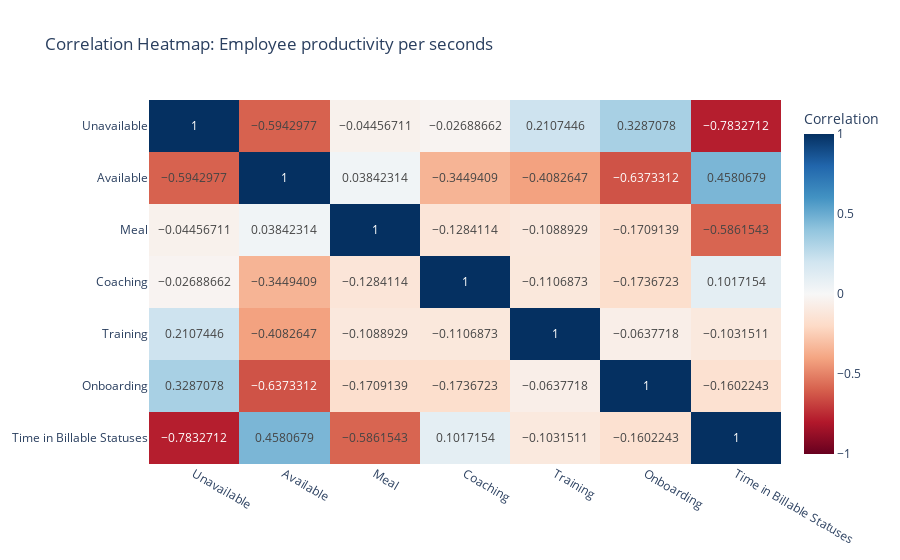

The code cell stored with this chart in its notebook:
### Code cell
# Calculate the correlation matrix
correlation_matrix = employee_productivity_fact[['unavailable_sec', 'available_sec', 'meal_sec', 'coaching_sec', 'training_sec', 'onboarding_sec', 'time_in_billable_statuses_sec']].corr()

# rename the columns in correlation_matrix
correlation_matrix = correlation_matrix.rename(columns={'unavailable_sec': 'Unavailable',
                                                      'available_sec': 'Available',
                                                      'meal_sec': 'Meal',
                                                      'coaching_sec': 'Coaching',
                                                      'training_sec': 'Training',
                                                      'onboarding_sec': 'Onboarding',
                                                      'time_in_billable_statuses_sec': 'Time in Billable Statuses'})
# Create the heatmap using plotly.express
fig = px.imshow(correlation_matrix,
                x=correlation_matrix.columns,
                y=correlation_matrix.columns,
                color_continuous_scale='RdBu',  # Use a diverging color scale
                zmin=-1, zmax=1,                # Set color range for correlation (-1 to 1)
                labels=dict(x="", y="", color="Correlation"),
                text_auto=True,
                aspect='auto',
                # width=800, 
                # height=500,
                title="Correlation Heatmap: Employee productivity per seconds"
               )
fig.show()

### Figure 1 — Plotly figure (JSON) as saved in the notebook; plotly's stock layout.template omitted (floating-point values rounded to 4 significant figures)
{"data": [{"coloraxis": "coloraxis", "hovertemplate": "x: %{x}<br>y: %{y}<br>Correlation: %{z}<extra></extra>", "name": "0", "texttemplate": "%{z}", "type": "heatmap", "x": ["Unavailable", "Available", "Meal", "Coaching", "Training", "Onboarding", "Time in Billable Statuses"], "xaxis": "x", "y": ["Unavailable", "Available", "Meal", "Coaching", "Training", "Onboarding", "Time in Billable Statuses"], "yaxis": "y", "z": [[1, -0.5943, -0.04457, -0.02689, 0.2107, 0.3287, -0.7833], [-0.5943, 1, 0.03842, -0.3449, -0.4083, -0.6373, 0.4581], [-0.04457, 0.03842, 1, -0.1284, -0.1089, -0.1709, -0.5862], [-0.02689, -0.3449, -0.1284, 1, -0.1107, -0.1737, 0.1017], [0.2107, -0.4083, -0.1089, -0.1107, 1, -0.06377, -0.1032], [0.3287, -0.6373, -0.1709, -0.1737, -0.06377, 1, -0.1602], [-0.7833, 0.4581, -0.5862, 0.1017, -0.1032, -0.1602, 1]]}], "layout": {"coloraxis": {"cmax": 1, "cmin": -1, "colorbar": {"title": {"text": "Correlation"}}, "colorscale": [[0, "rgb(103,0,31)"], [0.1, "rgb(178,24,43)"], [0.2, "rgb(214,96,77)"], [0.3, "rgb(244,165,130)"], [0.4, "rgb(253,219,199)"], [0.5, "rgb(247,247,247)"], [0.6, "rgb(209,229,240)"], [0.7, "rgb(146,197,222)"], [0.8, "rgb(67,147,195)"], [0.9, "rgb(33,102,172)"], [1, "rgb(5,48,97)"]]}, "title": {"text": "Correlation Heatmap: Employee productivity per seconds"}, "xaxis": {"anchor": "y", "domain": [0, 1]}, "yaxis": {"anchor": "x", "autorange": "reversed", "domain": [0, 1]}}}
